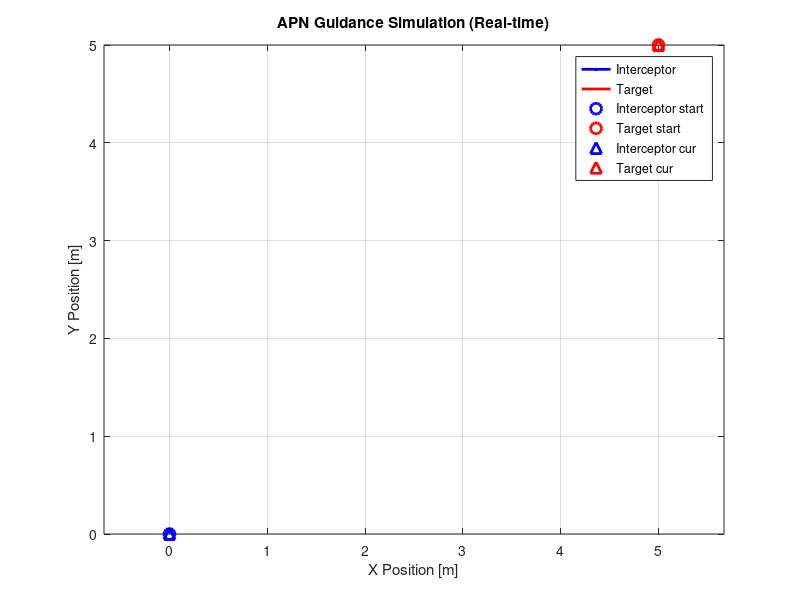
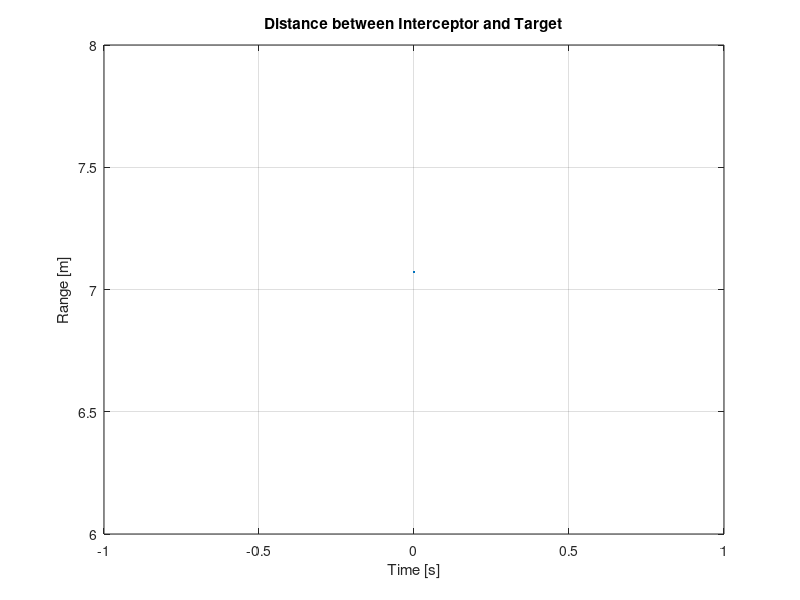
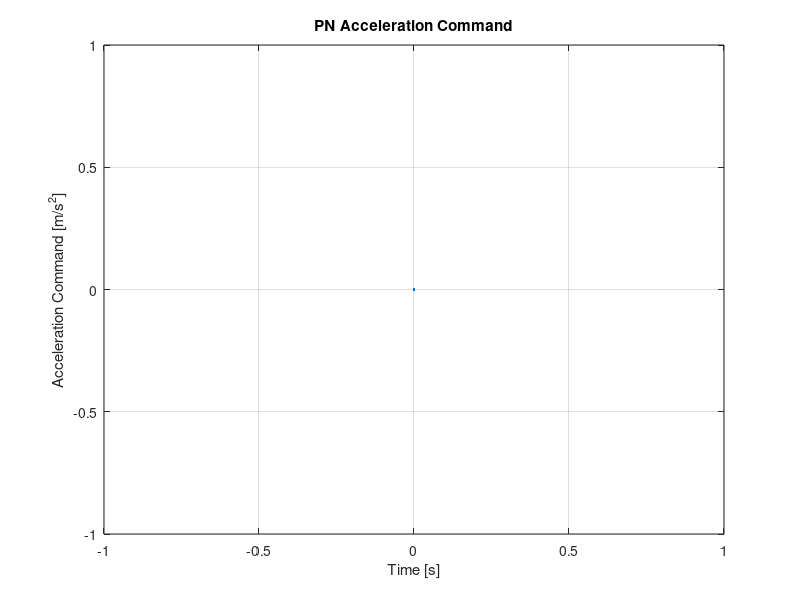

MATLAB code for these plots, in order:
clc; clear; close all;

%% ================================
%  1. Simulation setting
% ================================
dt = 0.01;          % time step [s]
T_end = 600;         % total simulation time [s]
time = 0:dt:T_end;

hit_radius = 10;    % interception condition [m]

%% ================================
%  2. Interceptor initial condition
% ================================
M_pos = [0; 0];             % interceptor initial position [x; y]
M_speed = 300;              % interceptor speed [m/s]
M_heading_deg = 20;         % interceptor initial heading [deg]
M_heading = deg2rad(M_heading_deg);

M_vel = M_speed * [cos(M_heading); sin(M_heading)];

%% ================================
%  3. Target initial condition input
% ================================
disp("=== Target Initial Condition Input ===");

Tx = input("Target initial x position [m] = ");
Ty = input("Target initial y position [m] = ");
T_speed = input("Target speed [m/s] = ");
T_heading_deg = input("Target heading angle [deg] = ");

T_pos = [Tx; Ty];
T_heading = deg2rad(T_heading_deg);
T_vel = T_speed * [cos(T_heading); sin(T_heading)];

%% ================================
%  4. Guidance parameters
% ================================
N = 3;              % navigation constant
a_max = 80;         % max lateral acceleration [m/s^2]

%pid로 튜닝해보자!

%% ================================
%  5. Data save
% ================================
M_hist = zeros(2, length(time));
T_hist = zeros(2, length(time));
R_hist = zeros(1, length(time));
a_hist = zeros(1, length(time));

%% ================================
%  6. Main simulation loop
% ================================
T_vel_prev = T_vel;
figure;

h_M = plot(NaN, NaN, 'b', 'LineWidth', 2); hold on;
h_T = plot(NaN, NaN, 'r', 'LineWidth', 2);
h_M_start = plot(M_pos(1), M_pos(2), 'bo', 'MarkerSize', 8, 'LineWidth', 2);
h_T_start = plot(T_pos(1), T_pos(2), 'ro', 'MarkerSize', 8, 'LineWidth', 2);
h_M_cur = plot(NaN, NaN, 'b^', 'MarkerSize', 8, 'LineWidth', 2);
h_T_cur = plot(NaN, NaN, 'r^', 'MarkerSize', 8, 'LineWidth', 2);
grid on; axis equal;
xlabel('X Position [m]');
ylabel('Y Position [m]');
legend('Interceptor', 'Target', 'Interceptor start', 'Target start', ...
       'Interceptor cur', 'Target cur');
title('APN Guidance Simulation (Real-time)');

update_interval = round(0.1 / dt);

for k = 1:length(time)

    % Save current position
    M_hist(:, k) = M_pos;
    T_hist(:, k) = T_pos;

    % Relative position and velocity
    r = T_pos - M_pos;
    v_rel = T_vel - M_vel;

    % Distance between interceptor and target
    R = norm(r);
    R_hist(k) = R;

    % Check interception
    if R < hit_radius
        fprintf("Intercept success at t = %.2f sec\n", time(k));

        M_hist = M_hist(:, 1:k);
        T_hist = T_hist(:, 1:k);
        R_hist = R_hist(1:k);
        a_hist = a_hist(1:k);
        time = time(1:k);
        break;
    end
    % 실시간 갱신 (루프 안)
    if mod(k, update_interval) == 0 || k == 1
        set(h_M, 'XData', M_hist(1, 1:k), 'YData', M_hist(2, 1:k));
        set(h_T, 'XData', T_hist(1, 1:k), 'YData', T_hist(2, 1:k));
        set(h_M_cur, 'XData', M_pos(1), 'YData', M_pos(2));
        set(h_T_cur, 'XData', T_pos(1), 'YData', T_pos(2));
        drawnow;
    end

    % 여기부터는 비례항법공식

    % LOS rate calculation
    lambda_dot = (r(1)*v_rel(2) - r(2)*v_rel(1)) / R^2;

    % Closing velocity
    Vc = -dot(r, v_rel) / R;
    
    % Augmented Proportional Navigation Guidance
    if k == 1
        a_T_est = [0; 0];
    else
        a_T_est = (T_vel - T_vel_prev) / dt;  % 표적 가속도 추정
    end
    T_vel_prev = T_vel;
    los_dir = r / R;
    a_T_perp = a_T_est - dot(a_T_est, los_dir) * los_dir;
    
    % Lateral acceleration direction
    M_speed_now = norm(M_vel);
    normal_dir = [-M_vel(2); M_vel(1)] / M_speed_now;

    a_cmd = N * Vc * lambda_dot + 0.5 * N *dot(a_T_perp, normal_dir);

    % Acceleration limit
    a_cmd = max(min(a_cmd, a_max), -a_max);
    a_hist(k) = a_cmd;

    % Interceptor acceleration
    a_M = a_cmd * normal_dir;

    % Update interceptor velocity and position
    M_vel = M_vel + a_M * dt;

    % Constant speed assumption
    M_vel = M_speed * M_vel / norm(M_vel);

    M_pos = M_pos + M_vel * dt;

    % Update target position
    % Target moves straight with constant velocity
    % Target maneuver: zig-zag evasive motion

    a_T_mag = 20 * sin(2*pi*0.3*time(k));
    T_speed_current = norm(T_vel);
    normal_T = [-T_vel(2); T_vel(1)] / T_speed_current;
    a_T = a_T_mag * normal_T;


    T_vel = T_vel + a_T * dt;
    T_vel = T_speed_current * T_vel / norm(T_vel);
    T_pos = T_pos + T_vel * dt;

end
%% ================================
%  7. Plot trajectory
% ================================

set(h_M_start, 'XData', M_hist(1,1), 'YData', M_hist(2,1));
set(h_T_start, 'XData', T_hist(1,1), 'YData', T_hist(2,1));
set(h_M_cur, 'XData', M_hist(1,end), 'YData', M_hist(2,end));
set(h_T_cur, 'XData', T_hist(1,end), 'YData', T_hist(2,end));
drawnow;

%% ================================
%  8. Plot range
% ================================
figure;
plot(time, R_hist, 'LineWidth', 2);
grid on;
xlabel('Time [s]');
ylabel('Range [m]');
title('Distance between Interceptor and Target');

%% ================================
%  9. Plot acceleration command
% ================================
figure;
plot(time, a_hist, 'LineWidth', 2);
grid on;
xlabel('Time [s]');
ylabel('Acceleration Command [m/s^2]');
title('PN Acceleration Command');
